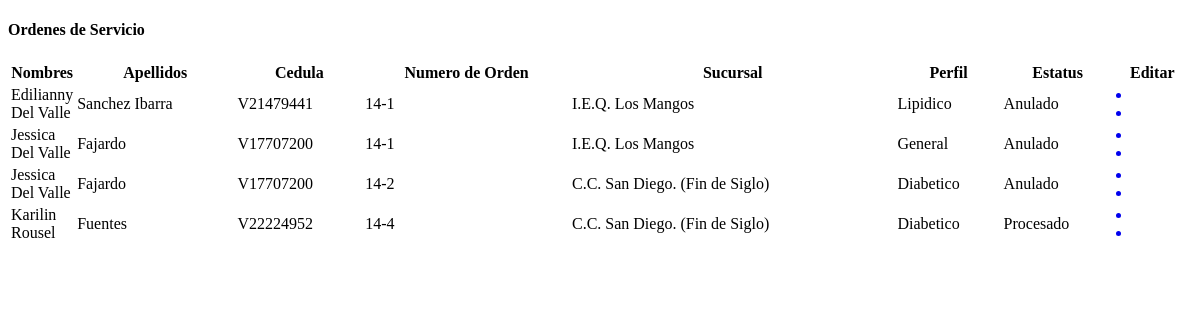
Before: /secretaria/verordenservicio.php with the older database file.
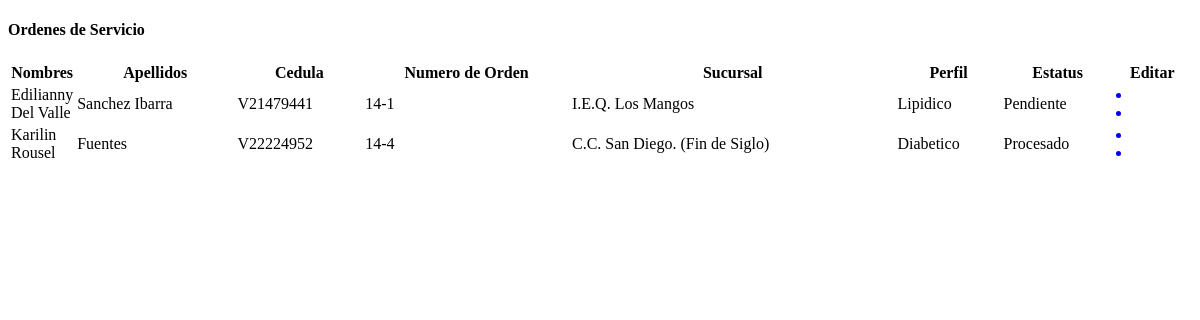
After: the same page with the newer database file.
### tables this page shows
CREATE TABLE IF NOT EXISTS `ordenservicio` (
  `idordenservicio` int(11) NOT NULL AUTO_INCREMENT,
  `numero_orden` varchar(60) NOT NULL,
  `hora_estimada` time NOT NULL,
  `estatus` varchar(30) NOT NULL,
  `cedula_paciente` varchar(30) NOT NULL,
  `idempresa` int(11) NOT NULL,
  `idsucursal` int(11) NOT NULL,
  `idperfil` int(11) NOT NULL,
  PRIMARY KEY (`idordenservicio`),
  KEY `idempresa` (`idempresa`,`idsucursal`,`idperfil`,`cedula_paciente`),
  KEY `cedula_paciente` (`cedula_paciente`),
  KEY `idempresa_2` (`idempresa`),
  KEY `idsucursal` (`idsucursal`),
  KEY `idperfil` (`idperfil`)
);

CREATE TABLE IF NOT EXISTS `paciente` (
  `idpaciente` int(11) NOT NULL AUTO_INCREMENT,
  `cedula` varchar(30) NOT NULL,
  `nombres` varchar(80) NOT NULL,
  `apellidos` varchar(80) NOT NULL,
  `fecha_nac` date NOT NULL,
  `genero` char(1) NOT NULL,
  `telefono` varchar(200) NOT NULL,
  PRIMARY KEY (`idpaciente`),
  KEY `cedula` (`cedula`)
);

CREATE TABLE IF NOT EXISTS `laboratorios` (
  `idsucursal` int(11) NOT NULL AUTO_INCREMENT,
  `nombre_laboratorio` varchar(80) NOT NULL,
  `rif` varchar(60) NOT NULL,
  `direccion` varchar(400) NOT NULL,
  `telefono` varchar(200) NOT NULL,
  PRIMARY KEY (`idsucursal`)
);

CREATE TABLE IF NOT EXISTS `perfiles` (
  `idperfil` int(11) NOT NULL AUTO_INCREMENT,
  `nombre_perfil` varchar(100) NOT NULL,
  PRIMARY KEY (`idperfil`)
);

### secretaria/verordenservicio.php (the view, shortened to what this page needs)
<?php
	include("conexbd.php");
?>
<!doctype html>
<html>
<head>
</head>
<body>
<h4 class="widgettitle">Ordenes de Servicio</h4>
                <table class="table table-bordered table-infinite" id="dyntable2">
                    <colgroup>
                        <col class="con0" style="align: center; width: 4%" />
                        <col class="con1" />
                        <col class="con0" />
                        <col class="con1" />
                        <col class="con0" />
                        <col class="con1" />
                    </colgroup>
                    <thead>
                        <tr>
                           	<th class="head1">Nombres</th>
                            <th class="head0">Apellidos</th>
                            <th class="head1">Cedula</th>
                            <th class="head1">Numero de Orden</th>
                            <th class="head0">Sucursal</th>
                            <th class="head1">Perfil</th>
                            <th class="head1">Estatus</th>
                            <th>Editar</th>
                        </tr>
                    </thead>
                    <tbody>
               <?php
						$wsql="SELECT * FROM ordenservicio o,paciente p WHERE o.cedula_paciente=p.cedula";
						$result = mysql_query($wsql,$link);
						while($row = mysql_fetch_array($result))
						{
							$cedulap=$row['cedula_paciente'];
							$idorden=$row['idordenservicio'];
							$wsql1 = "SELECT * FROM paciente WHERE cedula='$cedulap'";
							$result1 = mysql_query($wsql1,$link);
							$row1 = mysql_fetch_array($result1);
							$id_sucursal = $row['idsucursal'];
							$id_perfil = $row['idperfil'];
							$estatus = $row['estatus'];
							$wsql2 = "SELECT * FROM perfiles WHERE idperfil='$id_perfil'";
							$result2= mysql_query($wsql2,$link);
							$row2 = mysql_fetch_array($result2);
							$wsql3 = "SELECT * FROM laboratorios WHERE idsucursal='$id_sucursal'";
							$result3 = mysql_query($wsql3,$link);
							$row3= mysql_fetch_array($result3);
							if($estatus!='Anulada')
							{
					?>
                        <tr class="gradeX">
                            <td><?php echo $row1['nombres']; ?></td>
                            <td><?php echo $row1['apellidos']; ?></td>
                            <td><?php echo $row1['cedula']; ?></td>
                            <td><?php echo $row['numero_orden']; ?></td>
                            <td><?php echo $row3['nombre_laboratorio']; ?></td>
                            <td><?php echo $row2['nombre_perfil']; ?></td>
                            <td><?php echo $estatus; ?></td>
                            <td><a href="#"<?php if($estatus=='Pendiente'){?> onClick="MM_openBrWindow('modificarorden.php?sucursal=<?php echo $row['idsucursal'] ?>&perfil=<?php echo $row['idperfil'] ?>&idordenservicio=<?php echo $idorden ?>','modificarorden','width=600,height=396')"<?php }else{?> onClick="alert('No se puede modificar una orden cuyo estatus no sea pendiente')"<?php } ?>><li class="icon-edit"></li></a>
                            <a href="#" <?php if($estatus=='Pendiente'){?> onClick="anular(<?php echo $row['idordenservicio']; ?>);"<?php }else{?> onClick="alert('No se puede anular una orden cuyo estatus no sea pendiente')"<?php } ?>> <li class="icon-remove"></li></a>
                            </td>
                        </tr>
                    <?php
							}
						 }
					?>
                     </tbody>
                </table>
</body>
</html>

Changed rows visible on the page:
no longer on this page (row edited): ordenservicio: paciente.nombres "Jessica Del Valle", paciente.apellidos "Fajardo", paciente.cedula "V17707200", numero_orden "14-1", idsucursal.nombre_laboratorio "I.E.Q. Los Mangos", idperfil.nombre_perfil "General", estatus "Anulado"
no longer on this page (row edited): ordenservicio: paciente.nombres "Jessica Del Valle", paciente.apellidos "Fajardo", paciente.cedula "V17707200", numero_orden "14-2", idsucursal.nombre_laboratorio "C.C. San Diego. (Fin de Siglo)", idperfil.nombre_perfil "Diabetico", estatus "Anulado"
changed ordenservicio "Edilianny Del Valle": estatus "Anulado" → "Pendiente"
